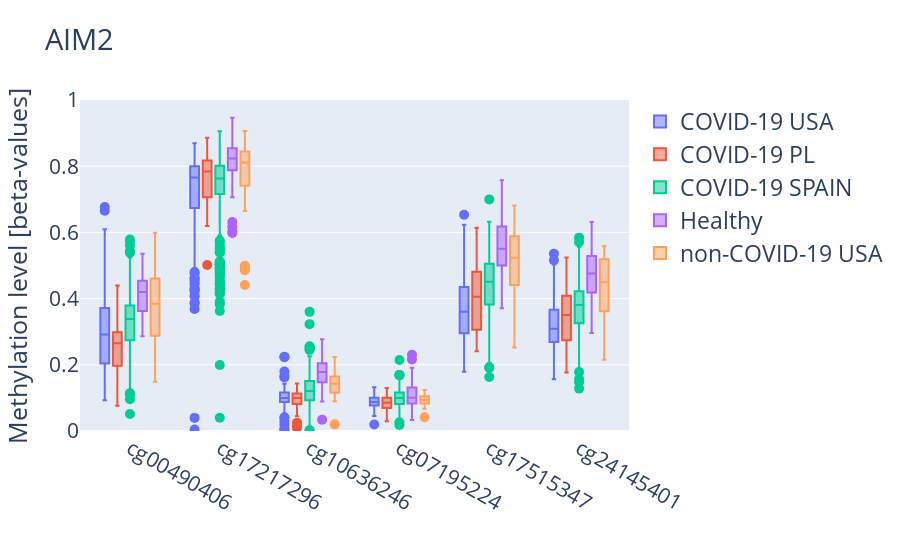
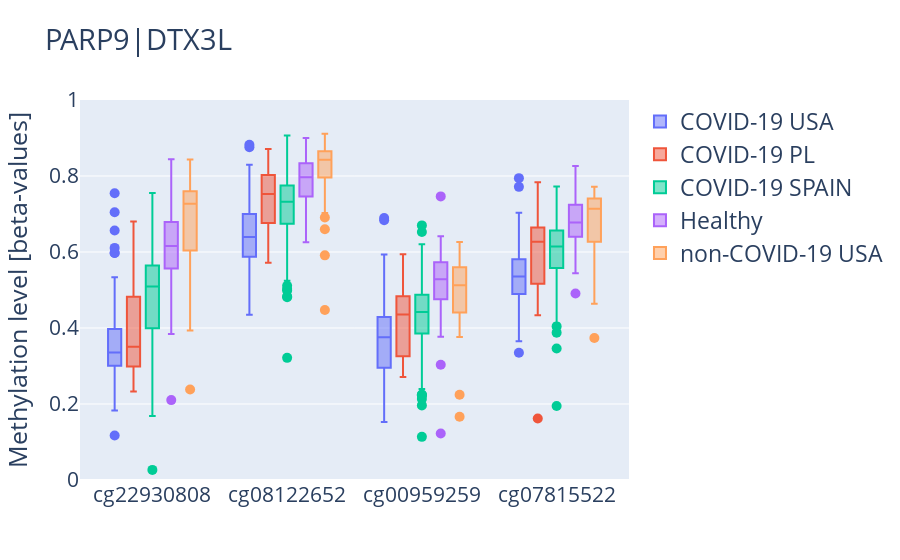

The code cell stored with these charts, in order, in its notebook:
### Code cell
genes = ["AIM2", "PARP9|DTX3L"]

for gene in genes:

    # Create plot
    fig = go.Figure()

    # Get porbes in TSS of gene and sort using MAPINFO
    data = (
        probes[probes["UCSC_RefGene_Name"].str.contains(gene)]
        .sort_values("MAPINFO", ascending=True)
        .index.tolist()
    )
#     if gene == "PARP9|DTX3L": zoom
#         data = ["cg22930808", "cg08122652", "cg00959259", "cg07815522"]
    data.append("Sample_Group")
    fig = px.box(
        mynorm[data],
        color="Sample_Group",
        labels={"value": "Methylation level [beta-values]", "variable": ""},
        range_y=[0, 1],
        title=f"{gene}",
        category_orders={
            "Sample_Group": [
                "COVID-19 USA",
                "COVID-19 PL",
                "COVID-19 SPAIN",
                "Healthy",
                "Non-COVID-19 USA",
            ]
        },
    )

    fig.update_layout(legend=dict(font=dict(size=23), title=""), font=dict(size=21))
    fig.update_traces(marker=dict(size=10))

    fig.write_image(f"../Plots/Corrected_{gene}.jpg")
    fig.show()

### Figure 1 — Plotly figure (JSON) as saved in the notebook; plotly's stock layout.template omitted (floating-point values rounded to 4 significant figures; data arrays with more than 128 entries replaced by an {"elided": "..."} marker saying what was removed)
{"data": [{"alignmentgroup": "True", "hovertemplate": "Sample_Group=COVID-19 USA<br>=%{x}<br>Methylation level [beta-values]=%{y}<extra></extra>", "legendgroup": "COVID-19 USA", "marker": {"color": "#636efa", "size": 10}, "name": "COVID-19 USA", "notched": false, "offsetgroup": "COVID-19 USA", "orientation": "v", "showlegend": true, "type": "box", "x": {"elided": "612 str values"}, "x0": " ", "xaxis": "x", "y": {"elided": "612 float values"}, "y0": " ", "yaxis": "y"}, {"alignmentgroup": "True", "hovertemplate": "Sample_Group=COVID-19 PL<br>=%{x}<br>Methylation level [beta-values]=%{y}<extra></extra>", "legendgroup": "COVID-19 PL", "marker": {"color": "#EF553B", "size": 10}, "name": "COVID-19 PL", "notched": false, "offsetgroup": "COVID-19 PL", "orientation": "v", "showlegend": true, "type": "box", "x": {"elided": "192 str values"}, "x0": " ", "xaxis": "x", "y": {"elided": "192 float values"}, "y0": " ", "yaxis": "y"}, {"alignmentgroup": "True", "hovertemplate": "Sample_Group=COVID-19 SPAIN<br>=%{x}<br>Methylation level [beta-values]=%{y}<extra></extra>", "legendgroup": "COVID-19 SPAIN", "marker": {"color": "#00cc96", "size": 10}, "name": "COVID-19 SPAIN", "notched": false, "offsetgroup": "COVID-19 SPAIN", "orientation": "v", "showlegend": true, "type": "box", "x": {"elided": "2442 str values"}, "x0": " ", "xaxis": "x", "y": {"elided": "2442 float values"}, "y0": " ", "yaxis": "y"}, {"alignmentgroup": "True", "hovertemplate": "Sample_Group=Healthy<br>=%{x}<br>Methylation level [beta-values]=%{y}<extra></extra>", "legendgroup": "Healthy", "marker": {"color": "#ab63fa", "size": 10}, "name": "Healthy", "notched": false, "offsetgroup": "Healthy", "orientation": "v", "showlegend": true, "type": "box", "x": {"elided": "498 str values"}, "x0": " ", "xaxis": "x", "y": {"elided": "498 float values"}, "y0": " ", "yaxis": "y"}, {"alignmentgroup": "True", "hovertemplate": "Sample_Group=non-COVID-19 USA<br>=%{x}<br>Methylation level [beta-values]=%{y}<extra></extra>", "legendgroup": "non-COVID-19 USA", "marker": {"color": "#FFA15A", "size": 10}, "name": "non-COVID-19 USA", "notched": false, "offsetgroup": "non-COVID-19 USA", "orientation": "v", "showlegend": true, "type": "box", "x": {"elided": "156 str values"}, "x0": " ", "xaxis": "x", "y": {"elided": "156 float values"}, "y0": " ", "yaxis": "y"}], "layout": {"autosize": true, "boxmode": "group", "font": {"size": 21}, "legend": {"font": {"size": 23}, "title": {"text": ""}, "tracegroupgap": 0}, "title": {"text": "AIM2"}, "xaxis": {"anchor": "y", "autorange": true, "domain": [0, 1], "range": [-0.5404, 5.54], "title": {"text": ""}, "type": "category"}, "yaxis": {"anchor": "x", "domain": [0, 1], "range": [0, 1], "title": {"text": "Methylation level [beta-values]"}, "type": "linear"}}}

### Figure 2 — Plotly figure (JSON) as saved in the notebook; plotly's stock layout.template omitted (floating-point values rounded to 4 significant figures; data arrays with more than 128 entries replaced by an {"elided": "..."} marker saying what was removed)
{"data": [{"alignmentgroup": "True", "hovertemplate": "Sample_Group=COVID-19 USA<br>=%{x}<br>Methylation level [beta-values]=%{y}<extra></extra>", "legendgroup": "COVID-19 USA", "marker": {"color": "#636efa", "size": 10}, "name": "COVID-19 USA", "notched": false, "offsetgroup": "COVID-19 USA", "orientation": "v", "showlegend": true, "type": "box", "x": {"elided": "408 str values"}, "x0": " ", "xaxis": "x", "y": {"elided": "408 float values"}, "y0": " ", "yaxis": "y"}, {"alignmentgroup": "True", "hovertemplate": "Sample_Group=COVID-19 PL<br>=%{x}<br>Methylation level [beta-values]=%{y}<extra></extra>", "legendgroup": "COVID-19 PL", "marker": {"color": "#EF553B", "size": 10}, "name": "COVID-19 PL", "notched": false, "offsetgroup": "COVID-19 PL", "orientation": "v", "showlegend": true, "type": "box", "x": ["cg22930808", "cg22930808", "cg22930808", "cg22930808", "cg22930808", "cg22930808", "cg22930808", "cg22930808", "cg22930808", "cg22930808", "cg22930808", "cg22930808", "cg22930808", "cg22930808", "cg22930808", "cg22930808", "cg22930808", "cg22930808", "cg22930808", "cg22930808", "cg22930808", "cg22930808", "cg22930808", "cg22930808", "cg22930808", "cg22930808", "cg22930808", "cg22930808", "cg22930808", "cg22930808", "cg22930808", "cg22930808", "cg08122652", "cg08122652", "cg08122652", "cg08122652", "cg08122652", "cg08122652", "cg08122652", "cg08122652", "cg08122652", "cg08122652", "cg08122652", "cg08122652", "cg08122652", "cg08122652", "cg08122652", "cg08122652", "cg08122652", "cg08122652", "cg08122652", "cg08122652", "cg08122652", "cg08122652", "cg08122652", "cg08122652", "cg08122652", "cg08122652", "cg08122652", "cg08122652", "cg08122652", "cg08122652", "cg08122652", "cg08122652", "cg00959259", "cg00959259", "cg00959259", "cg00959259", "cg00959259", "cg00959259", "cg00959259", "cg00959259", "cg00959259", "cg00959259", "cg00959259", "cg00959259", "cg00959259", "cg00959259", "cg00959259", "cg00959259", "cg00959259", "cg00959259", "cg00959259", "cg00959259", "cg00959259", "cg00959259", "cg00959259", "cg00959259", "cg00959259", "cg00959259", "cg00959259", "cg00959259", "cg00959259", "cg00959259", "cg00959259", "cg00959259", "cg07815522", "cg07815522", "cg07815522", "cg07815522", "cg07815522", "cg07815522", "cg07815522", "cg07815522", "cg07815522", "cg07815522", "cg07815522", "cg07815522", "cg07815522", "cg07815522", "cg07815522", "cg07815522", "cg07815522", "cg07815522", "cg07815522", "cg07815522", "cg07815522", "cg07815522", "cg07815522", "cg07815522", "cg07815522", "cg07815522", "cg07815522", "cg07815522", "cg07815522", "cg07815522", "cg07815522", "cg07815522"], "x0": " ", "xaxis": "x", "y": [0.5489, 0.3108, 0.6019, 0.269, 0.2729, 0.2618, 0.2551, 0.5258, 0.3836, 0.3303, 0.2989, 0.4202, 0.2459, 0.5097, 0.6022, 0.3711, 0.4485, 0.4738, 0.4902, 0.3016, 0.3013, 0.3039, 0.2983, 0.373, 0.6801, 0.303, 0.3843, 0.3072, 0.2331, 0.3839, 0.2557, 0.5413, 0.8145, 0.7305, 0.8478, 0.7322, 0.6748, 0.6783, 0.5716, 0.7975, 0.8101, 0.7645, 0.7378, 0.7472, 0.6244, 0.8052, 0.7941, 0.6872, 0.8395, 0.7794, 0.7368, 0.5756, 0.6628, 0.8712, 0.7494, 0.7817, 0.8687, 0.6152, 0.7556, 0.7718, 0.6478, 0.7995, 0.651, 0.8195, 0.576, 0.4333, 0.5943, 0.3251, 0.385, 0.3368, 0.2818, 0.4783, 0.5005, 0.4236, 0.4653, 0.4999, 0.3897, 0.466, 0.4623, 0.2836, 0.5454, 0.4594, 0.4, 0.3259, 0.4397, 0.4386, 0.4883, 0.3255, 0.5773, 0.2955, 0.3984, 0.438, 0.3247, 0.3254, 0.2708, 0.4969, 0.6814, 0.5453, 0.7692, 0.5913, 0.5956, 0.5, 0.4759, 0.7753, 0.7097, 0.6309, 0.6075, 0.6447, 0.4634, 0.6661, 0.7487, 0.4334, 0.684, 0.623, 0.6514, 0.4843, 0.5903, 0.6628, 0.6186, 0.6396, 0.7833, 0.4905, 0.6488, 0.6375, 0.4926, 0.162, 0.5333, 0.6361], "y0": " ", "yaxis": "y"}, {"alignmentgroup": "True", "hovertemplate": "Sample_Group=COVID-19 SPAIN<br>=%{x}<br>Methylation level [beta-values]=%{y}<extra></extra>", "legendgroup": "COVID-19 SPAIN", "marker": {"color": "#00cc96", "size": 10}, "name": "COVID-19 SPAIN", "notched": false, "offsetgroup": "COVID-19 SPAIN", "orientation": "v", "showlegend": true, "type": "box", "x": {"elided": "1628 str values"}, "x0": " ", "xaxis": "x", "y": {"elided": "1628 float values"}, "y0": " ", "yaxis": "y"}, {"alignmentgroup": "True", "hovertemplate": "Sample_Group=Healthy<br>=%{x}<br>Methylation level [beta-values]=%{y}<extra></extra>", "legendgroup": "Healthy", "marker": {"color": "#ab63fa", "size": 10}, "name": "Healthy", "notched": false, "offsetgroup": "Healthy", "orientation": "v", "showlegend": true, "type": "box", "x": {"elided": "332 str values"}, "x0": " ", "xaxis": "x", "y": {"elided": "332 float values"}, "y0": " ", "yaxis": "y"}, {"alignmentgroup": "True", "hovertemplate": "Sample_Group=non-COVID-19 USA<br>=%{x}<br>Methylation level [beta-values]=%{y}<extra></extra>", "legendgroup": "non-COVID-19 USA", "marker": {"color": "#FFA15A", "size": 10}, "name": "non-COVID-19 USA", "notched": false, "offsetgroup": "non-COVID-19 USA", "orientation": "v", "showlegend": true, "type": "box", "x": ["cg22930808", "cg22930808", "cg22930808", "cg22930808", "cg22930808", "cg22930808", "cg22930808", "cg22930808", "cg22930808", "cg22930808", "cg22930808", "cg22930808", "cg22930808", "cg22930808", "cg22930808", "cg22930808", "cg22930808", "cg22930808", "cg22930808", "cg22930808", "cg22930808", "cg22930808", "cg22930808", "cg22930808", "cg22930808", "cg22930808", "cg08122652", "cg08122652", "cg08122652", "cg08122652", "cg08122652", "cg08122652", "cg08122652", "cg08122652", "cg08122652", "cg08122652", "cg08122652", "cg08122652", "cg08122652", "cg08122652", "cg08122652", "cg08122652", "cg08122652", "cg08122652", "cg08122652", "cg08122652", "cg08122652", "cg08122652", "cg08122652", "cg08122652", "cg08122652", "cg08122652", "cg00959259", "cg00959259", "cg00959259", "cg00959259", "cg00959259", "cg00959259", "cg00959259", "cg00959259", "cg00959259", "cg00959259", "cg00959259", "cg00959259", "cg00959259", "cg00959259", "cg00959259", "cg00959259", "cg00959259", "cg00959259", "cg00959259", "cg00959259", "cg00959259", "cg00959259", "cg00959259", "cg00959259", "cg00959259", "cg00959259", "cg07815522", "cg07815522", "cg07815522", "cg07815522", "cg07815522", "cg07815522", "cg07815522", "cg07815522", "cg07815522", "cg07815522", "cg07815522", "cg07815522", "cg07815522", "cg07815522", "cg07815522", "cg07815522", "cg07815522", "cg07815522", "cg07815522", "cg07815522", "cg07815522", "cg07815522", "cg07815522", "cg07815522", "cg07815522", "cg07815522"], "x0": " ", "xaxis": "x", "y": [0.238, 0.8102, 0.4049, 0.7555, 0.7305, 0.6193, 0.6786, 0.7733, 0.5938, 0.7833, 0.8434, 0.76, 0.5944, 0.7454, 0.7166, 0.432, 0.6918, 0.3931, 0.7234, 0.672, 0.7696, 0.745, 0.7824, 0.7373, 0.6039, 0.7391, 0.4474, 0.8821, 0.5912, 0.8835, 0.8504, 0.7786, 0.8258, 0.8412, 0.8362, 0.9004, 0.9112, 0.853, 0.703, 0.8648, 0.8595, 0.6906, 0.8151, 0.6599, 0.8001, 0.7962, 0.8732, 0.8691, 0.8515, 0.8439, 0.8155, 0.8625, 0.1666, 0.5085, 0.2242, 0.6262, 0.5813, 0.5013, 0.5233, 0.48, 0.5363, 0.5788, 0.5635, 0.5307, 0.4173, 0.5666, 0.5066, 0.3906, 0.4241, 0.3765, 0.4471, 0.4411, 0.5047, 0.5333, 0.6129, 0.5419, 0.5165, 0.5599, 0.3738, 0.7227, 0.4717, 0.7487, 0.6506, 0.6246, 0.5577, 0.7559, 0.6787, 0.7374, 0.7408, 0.7341, 0.6268, 0.7511, 0.7247, 0.599, 0.7227, 0.4635, 0.6493, 0.6724, 0.7506, 0.6749, 0.7718, 0.7427, 0.7051, 0.7391], "y0": " ", "yaxis": "y"}], "layout": {"autosize": true, "boxmode": "group", "font": {"size": 21}, "legend": {"font": {"size": 23}, "title": {"text": ""}, "tracegroupgap": 0}, "title": {"text": "PARP9|DTX3L"}, "xaxis": {"anchor": "y", "autorange": true, "domain": [0, 1], "range": [-0.527, 3.527], "title": {"text": ""}, "type": "category"}, "yaxis": {"anchor": "x", "domain": [0, 1], "range": [0, 1], "title": {"text": "Methylation level [beta-values]"}, "type": "linear"}}}
